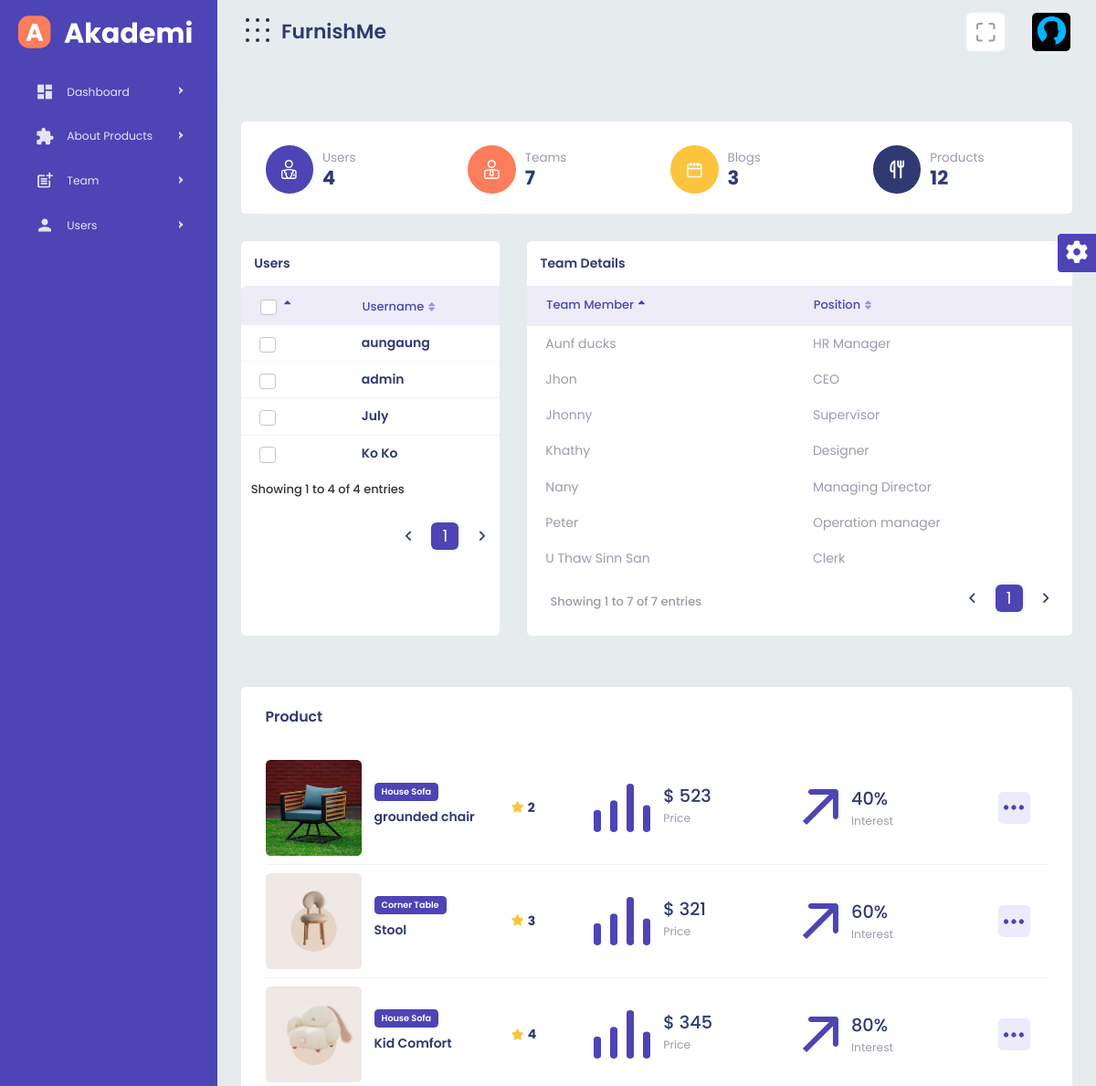
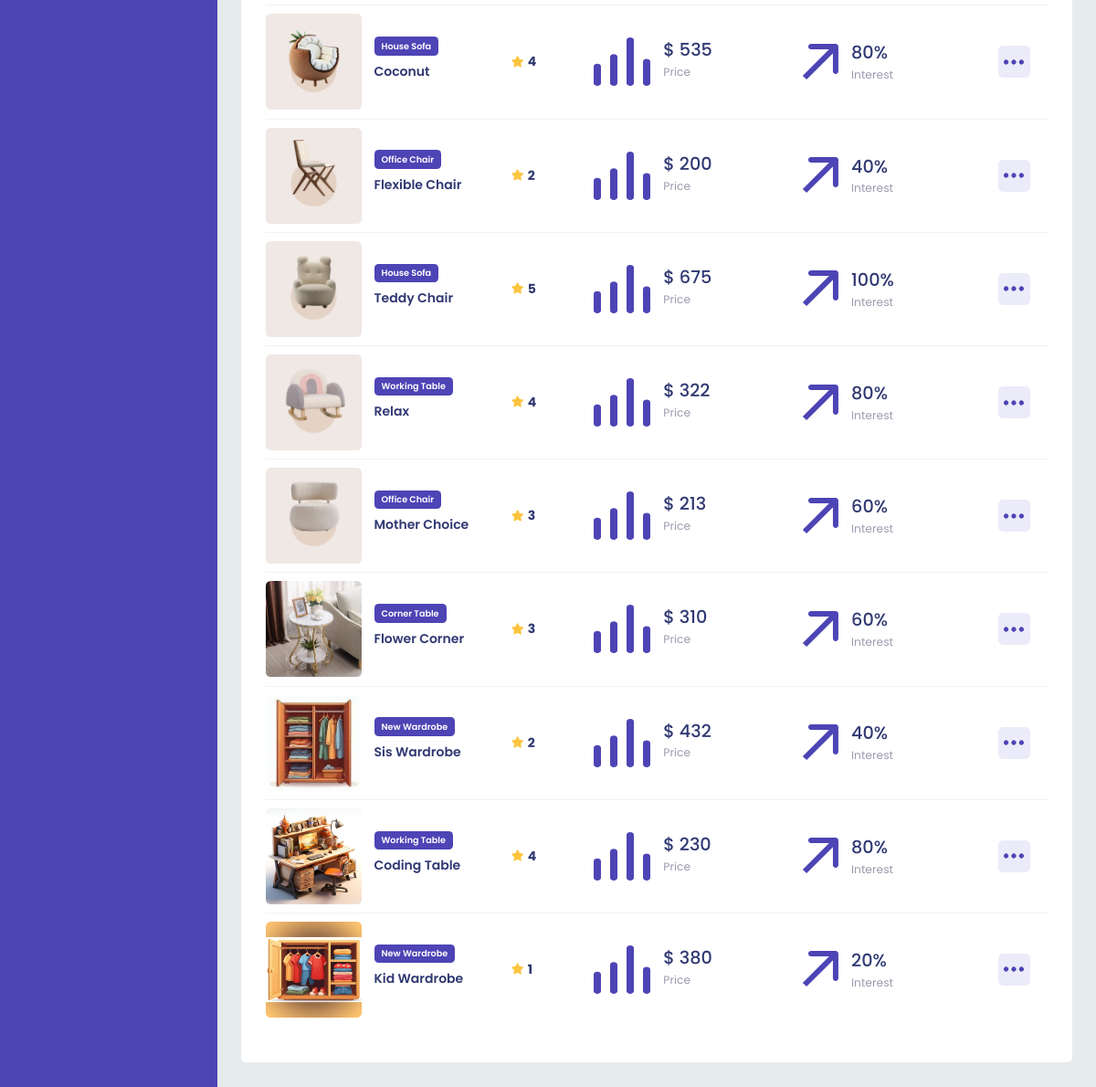
The app's page /admin/index.php with its own data (2 pictures, top to bottom).
### tables this page shows
CREATE TABLE IF NOT EXISTS `user` (
  `username` varchar(200) NOT NULL,
  `email` varchar(200) NOT NULL,
  `password` varchar(200) NOT NULL,
  UNIQUE KEY `email` (`email`)
);

CREATE TABLE IF NOT EXISTS `team` (
  `id` int NOT NULL AUTO_INCREMENT,
  `tname` varchar(50) NOT NULL,
  `position` varchar(50) NOT NULL,
  `sarlary` int NOT NULL,
  `image` varchar(200) NOT NULL,
  PRIMARY KEY (`id`)
);

CREATE TABLE IF NOT EXISTS `product` (
  `id` int NOT NULL AUTO_INCREMENT,
  `productname` varchar(20) NOT NULL,
  `price` int NOT NULL,
  `star` int NOT NULL,
  `image` varchar(200) NOT NULL,
  `category` varchar(200) NOT NULL,
  PRIMARY KEY (`id`)
);

### admin/index2.php (the view, shortened to what this page needs)
    <?php include('header.php'); ?>
    <?php include('navheader.php') ?>
    <?php include("sidebar.php"); ?>
    <?php
    include('connection.php');
    ?>
<?php
$query = "SELECT * FROM user";
$rawdata = $connection->query($query);
$users = 0;
while (list($id, $tname, $position, $sarlary, $image) = mysqli_fetch_array($rawdata)) {
    $users += 1;
}
$tquery = "SELECT * FROM team";
$tdata = $connection->query($tquery);
$teams = 0;
while (list($id, $tname, $position, $sarlary, $image) = mysqli_fetch_array($tdata)) {
    $teams += 1;
}
$pquery = "SELECT * FROM product";
$pdata = $connection->query($pquery);
$products = 0;
while (list($id, $name, $price, $star, $image, $category) = mysqli_fetch_array($pdata)) {
    $products += 1;
}
$bquery = "SELECT * FROM blog";
$bdata = $connection->query($bquery);
$blogs = 0;
while (list($id, $name, $image, $description, $currentdate, $postuser) = mysqli_fetch_array($bdata)) {
    $blogs += 1;
}
?>
<div class="content-body">
    <div class="container-fluid">
        <div class="row">
            <div class="col-xl-12">
                <div class="card">
                    <div class="card-body pb-xl-4 pb-sm-3 pb-0">
                        <div class="row">
                            <div class="col-xl-3 col-6">
                                <div class="content-box">
                                    <div class="icon-box icon-box-xl std-data">
                                    </div>
                                    <div class="chart-num">
                                        <p>Users</p>
                                        <h2 class="font-w700 mb-0"><?php echo $users; ?></h2>
                                    </div>
                                </div>
                            </div>
                            <div class="col-xl-3 col-6">
                                <div class="content-box">
                                    <div class="teach-data icon-box icon-box-xl">
                                    </div>
                                    <div class="chart-num">
                                        <p>Teams</p>
                                        <h2 class="font-w700 mb-0"><?php echo $teams; ?></h2>
                                    </div>
                                </div>
                            </div>
                            <div class="col-xl-3 col-6">
                                <div class="content-box">
                                    <div class="event-data icon-box icon-box-xl">
                                    </div>
                                    <div class="chart-num">
                                        <p>Blogs</p>
                                        <h2 class="font-w700 mb-0"><?php echo $blogs; ?></h2>
                                    </div>
                                </div>
                            </div>
                            <div class="col-xl-3 col-6">
                                <div class="content-box">
                                    <div class="food-data icon-box icon-box-xl bg-dark">
                                    </div>
                                    <div class="chart-num">
                                        <p>Products</p>
                                        <h2 class="font-w700 mb-0"><?php echo $products; ?></h2>
                                    </div>
                                </div>
                            </div>
                        </div>
                    </div>
                </div>
            </div>
        </div>
        <div class="row">
            <div class="col-xl-4 wow fadeInUp" data-wow-delay="1.5s">
                <div class="card">
                <div class="card-header py-3 border-0 px-3">
                        <h4 class="heading m-0">Users</h4>
                    </div>
            <div class="table-responsive full-data">
						<table class="table-responsive-lg table display dataTablesCard student-tab dataTable no-footer" id="example-student">
							<thead>
								<tr>
									<th>
										<input type="checkbox" class="form-check-input" id="checkAll" required="">
									</th>
									<th>Username</th>
								</tr>
							</thead>
							<tbody>
								<?php
								include('connection.php');
								$query = "SELECT * FROM user";
								$rawdata = $connection->query($query);
								while (list($username, $email, $password) = mysqli_fetch_array($rawdata)) {
								?>
									<tr>
										<td>
											<div class="checkbox me-0 align-self-center">
												<div class="custom-control custom-checkbox ">
													<input type="checkbox" class="form-check-input" id="check81" required="">
												</div>
											</div>
										</td>
										<td>
											<div class="trans-list">
												<h4><?php echo $username; ?></h4>
											</div>
										</td>
									</tr>
								<?php } ?>
							</tbody>
						</table>
					</div>
            </div>
            </div>
            <div class="col-xl-8">
                <div class="card">
                    <div class="card-header py-3 border-0 px-3">
                        <h4 class="heading m-0">Team Details</h4>
                    </div>
                    <div class="card-body p-0">
                        <div class="table-responsive basic-tbl">
                            <table id="teacher-table" class="tech-data" style="min-width: 798px">
                                <thead>
                                    <tr>
                                        <th>Team Member</th>
                                        <th>Position</th>
                                    </tr>
                                </thead>
                                <tbody>
                                    <?php
                                    $tquery = "SELECT * FROM team";
                                    $tdata = $connection->query($tquery);
                                    while (list($id, $tname, $position, $sarlary, $image) = mysqli_fetch_array($tdata)) {
                                        echo "<tr>";
                                        echo "<td>$tname</td>";
                                        echo    "<td>$position</td>";
                                        echo "</tr>";
                                    } ?>
                                </tbody>
                            </table>
                        </div>
                    </div>
                </div>
            </div>
        </div>
    </div>
    <div class="container-fluid">
        <div class="card">
            <div class="card-header border-0 pb-0 flex-wrap">
                <h4 class="mb-0">Product</h4>
            </div>
            <div class="card-body">
                <div class="tab-content" id="myTabContent">
                    <div class="tab-pane fade show active" id="home-tab-pane" role="tabpanel" aria-labelledby="home-tab" tabindex="0">
                        <div class="table-responsive">
                            <table class="table table-details">
                                <tbody>
                                    <?php
                                    include('connection.php');
                                    $query = "SELECT * FROM product";
                                    $rawdata = $connection->query($query);
                                    while (list($id, $name, $price, $star, $image, $category) = mysqli_fetch_array($rawdata)) {
                                        $timage = '../image/product/' . $category . '/' . $image;
                                    ?>
                                        <tr>
                                            <td Style="width:100px;">
                                                <div class="food-menu">
                                                    <?php
                                                    echo "<img class='me-3 rounded avatar avatar-xl'  src='$timage' alt='DexignZone'>";
                                                    ?>
                                                    <div class="food-info">
                                                        <span class=" badge badge-sm badge-primary mb-2"><?php echo $category; ?></span>
                                                        <h5><a href="javascript:void(0);"><?php echo $name; ?></a></h5>
                                                    </div>
                                                </div>
                                            </td>
                                            <td>
                                                <ul class="food-review">
                                                    <li><i class="fa fa-star"></i></li>
                                                    <li>
                                                        <h5 class="font-w700"><?php echo $star; ?></h5>
                                                    </li>
                                                </ul>
                                            </td>
                                            <td>
                                                <ul class="d-flex">
                                                    <li>
                                                    </li>
                                                    <li>
                                                        <h3 class="mb-0 font-w500 fs-22">$ <?php echo $price; ?></h3>
                                                        <span>Price</span>
                                                    </li>
                                                </ul>
                                            </td>
                                            <td>
                                                <ul class="d-flex align-items-center">
                                                    <li>
                                                    </li>
                                                    <li class="ms-3">
                                                        <h3 class="mb-0 font-w500 fs-22"><?php echo $star*20; ?>%</h3>
                                                        <span>Interest</span>
                                                    </li>
                                                </ul>
                                            </td>
                                            <td class="text-end">
                                                <div class="dropdown custom-dropdown">
                                                    <div class="btn sharp  btn-light" data-bs-toggle="dropdown">
                                                    </div>
                                                </div>
                                            </td>
                                        </tr>
                                    <?php } ?>
                                </tbody>
                            </table>
                        </div>
                    </div>
                </div>
            </div>
        </div>
    </div>
</div>

### records on screen
user: username "aungaung"
user: username "admin"
user: username "July"
user: username "Ko Ko"
team: tname "Jhon", position "CEO"
team: tname "Nany", position "Managing Director"
team: tname "Aunf ducks", position "HR Manager"
team: tname "Jhonny", position "Supervisor"
team: tname "Peter", position "Operation manager"
team: tname "Khathy", position "Designer"
team: tname "U Thaw Sinn San", position "Clerk"
product: category+image (picture), category "House Sofa", productname "grounded chair", star "2", price "523", $star*20 "40"
product: category+image (picture), category "Corner Table", productname "Stool", star "3", price "321", $star*20 "60"
product: category+image (picture), category "House Sofa", productname "Kid Comfort", star "4", price "345", $star*20 "80"
product: category+image (picture), category "House Sofa", productname "Coconut", star "4", price "535", $star*20 "80"
product: category+image (picture), category "Office Chair", productname "Flexible Chair", star "2", price "200", $star*20 "40"
product: category+image (picture), category "House Sofa", productname "Teddy Chair", star "5", price "675", $star*20 "100"
product: category+image (picture), category "Working Table", productname "Relax", star "4", price "322", $star*20 "80"
product: category+image (picture), category "Office Chair", productname "Mother Choice", star "3", price "213", $star*20 "60"
product: category+image (picture), category "Corner Table", productname "Flower Corner", star "3", price "310", $star*20 "60"
product: category+image (picture), category "New Wardrobe", productname "Sis Wardrobe", star "2", price "432", $star*20 "40"
product: category+image (picture), category "Working Table", productname "Coding Table", star "4", price "230", $star*20 "80"
product: category+image (picture), category "New Wardrobe", productname "Kid Wardrobe", star "1", price "380", $star*20 "20"

### other values on screen
$users "4"
$teams "7"
$blogs "3"
$products "12"
